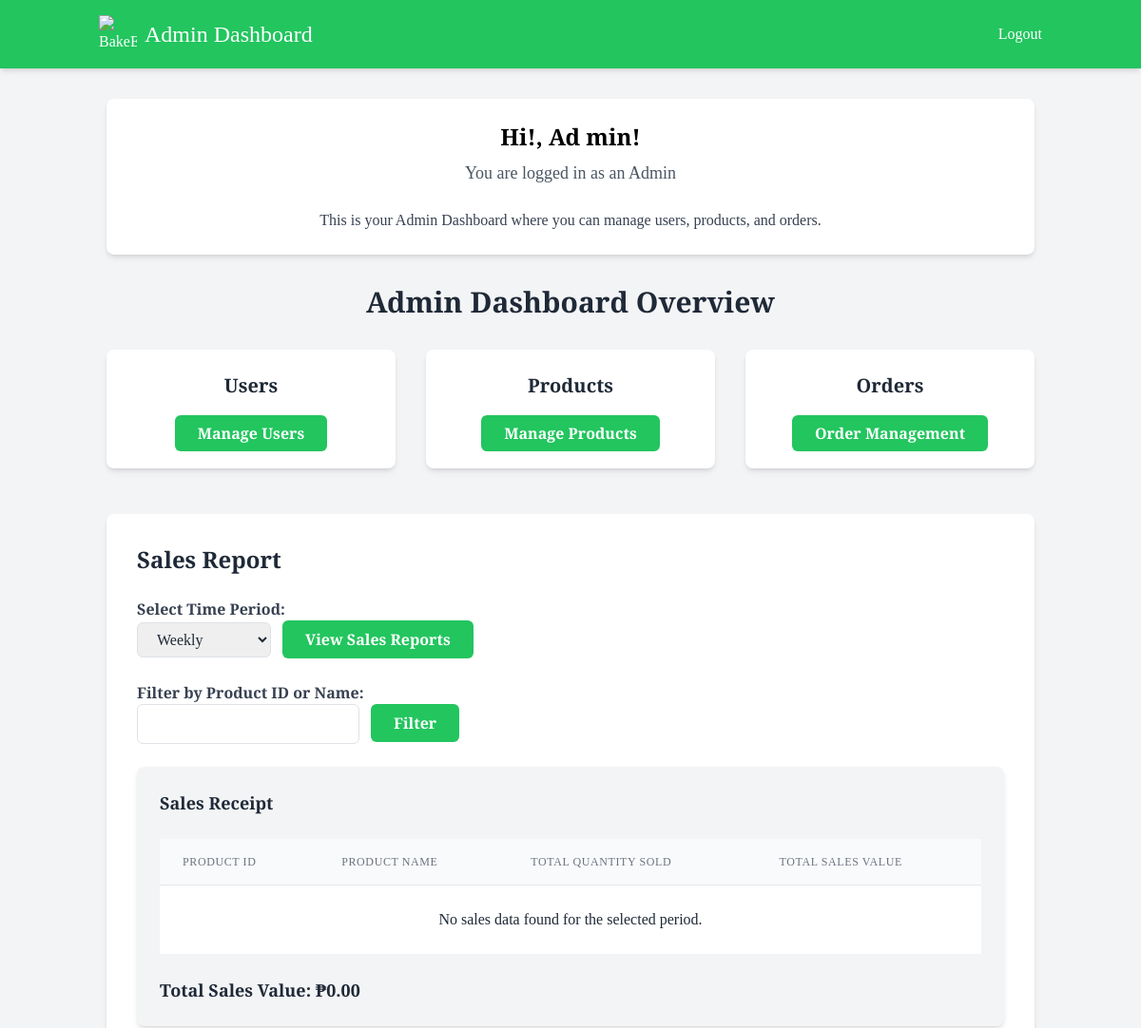
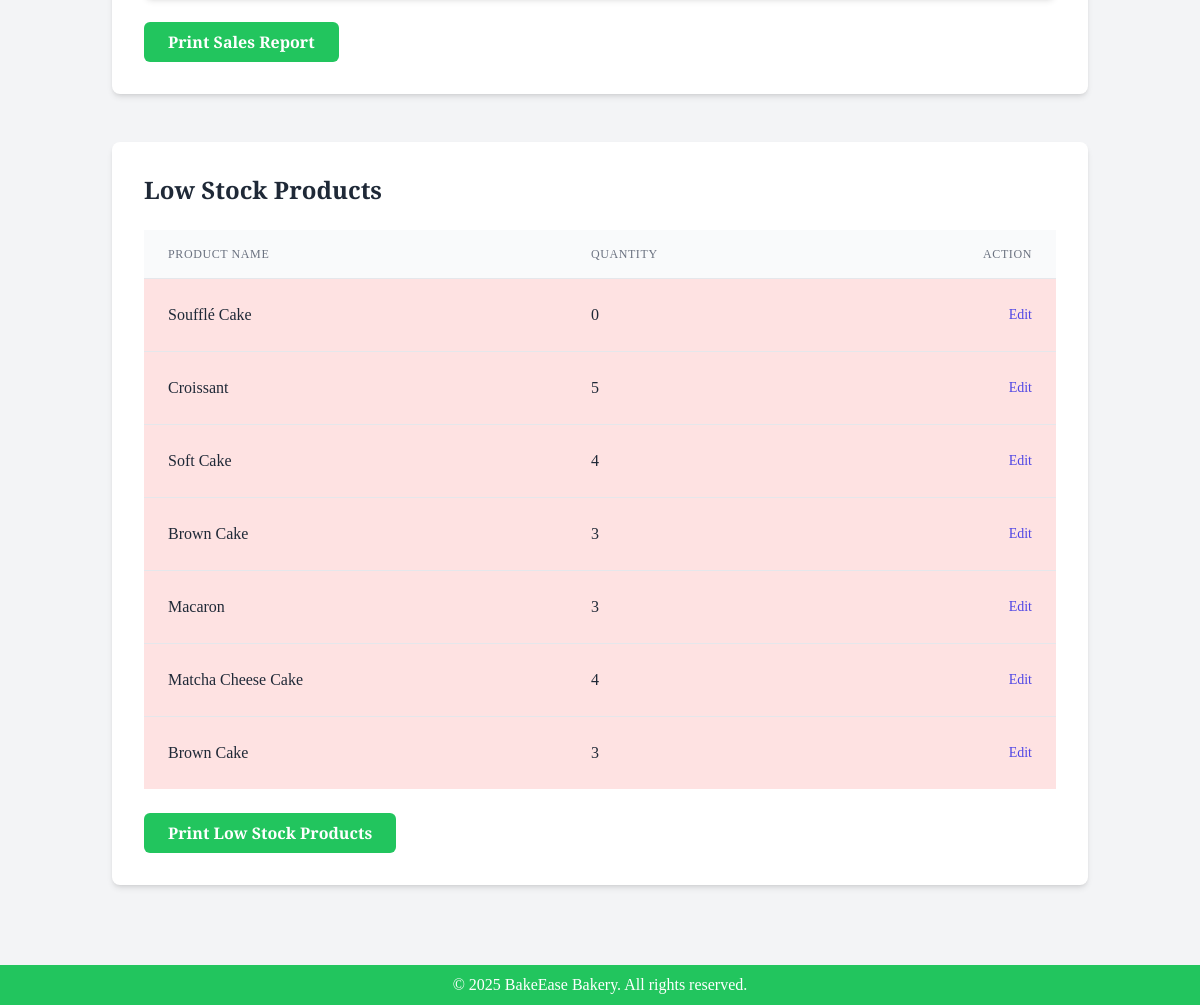
/views/admin/admin_dashboard.php (signed in), run on the app's committed database (2 pictures, top to bottom).
### tables this page shows
CREATE TABLE `products` (
  `id` int(11) NOT NULL,
  `name` varchar(255) NOT NULL,
  `description` text NOT NULL,
  `price` decimal(10,2) NOT NULL,
  `image` varchar(255) NOT NULL,
  `category_id` int(11) DEFAULT NULL,
  `featured` tinyint(1) DEFAULT 0,
  `quantity` int(11) DEFAULT 0
);

### Classes/Database.php (called while the page is built, shortened)
<?php
class Database {
    private $servername = "localhost";
    private $username = "root";
    private $password = "";
    private $dbname = "bakery_oop";
    public function __construct() {
        $this->conn = new mysqli($this->servername, $this->username, $this->password, $this->dbname);
    }
}
?>

### Classes/AdminProduct.php (called while the page is built, shortened)
<?php
require_once "Database.php";
class AdminProduct extends Database {
    public function getLowStockProducts($threshold) {
      $sql = "SELECT * FROM products WHERE quantity <= ?";
      $stmt = $this->conn->prepare($sql);
      $stmt->bind_param("i", $threshold);
      if ($stmt->execute()) {
          $result = $stmt->get_result();
          $lowStockProducts = $result->fetch_all(MYSQLI_ASSOC);
          return $lowStockProducts;
      } else {
          $this->error = "Error executing statement: " . $stmt->error;
          $stmt->close();
          return false;
      }
  }
}
?>

### views/admin/admin_dashboard.php (the view, shortened to what this page needs)
<?php
include_once '../../classes/AdminProduct.php';
$adminProduct = new AdminProduct();
$lowStockThreshold = 10;
$lowStockProducts = $adminProduct->getLowStockProducts($lowStockThreshold);
$timePeriod = 'weekly';
$salesData = [];
$totalSalesValue = 0;
$productFilter = '';
?>
<!DOCTYPE html>
<html lang="en">
<head>
    <script src="https://cdn.tailwindcss.com"></script>
    <link href="https://cdn.jsdelivr.net/npm/bootstrap@5.3.3/dist/css/bootstrap.min.css" rel="stylesheet">
</head>
<body class="bg-gray-100 text-gray-800 font-bembo">
    <header class="bg-green-500 text-white shadow-md py-3">
    <div class="container mx-auto px-3 flex justify-between items-center">
            <div class="logo flex items-center">
                <img src="https://img.icons8.com/doodle/48/000000/bread.png" alt="BakeEase Logo" class="w-10 h-10 mr-2">
                <h1 class="text-2xl font-bembo">Admin Dashboard</h1>
            </div>
            <nav>
                <ul class="flex space-x-6">
                    <li><a href="../../actions/logout_admin.php" class="hover:text-accent transition-colors">Logout</a></li>
                </ul>
            </nav>
        </div>
    </header>
    <main class="container mx-auto px-4 py-8">
    <div class="bg-white p-6 rounded-lg shadow-md mb-8">
        <h2 class="text-2xl font-bold text-black text-center mb-2 font-bembo">Hi!, <?php echo htmlspecialchars($_SESSION['user_name']); ?>!</h2>
        <h3 class="text-lg text-gray-600 text-center mb-4 font-bembo">You are logged in as an Admin</h3>
        <p class="text-center text-gray-700 font-bembo">This is your Admin Dashboard where you can manage users, products, and orders.</p>
    </div>
    <h2 class="text-3xl font-bold text-center mb-8 font-bembo">Admin Dashboard Overview</h2>
        <div class="grid grid-cols-1 md:grid-cols-3 gap-8 mb-12">
            <div class="bg-white p-6 rounded-lg shadow-md text-center">
                <h3 class="text-xl font-semibold mb-4">Users</h3>
                <a href="manage_users.php" class="bg-green-500 text-white font-bold py-2 px-4 rounded hover:bg-green-600 transition-colors">Manage Users</a>
            </div>
            <div class="bg-white p-6 rounded-lg shadow-md text-center">
                <h3 class="text-xl font-semibold mb-4">Products</h3>
                <a href="manage_products.php" class="bg-green-500 text-white font-bold py-2 px-4 rounded hover:bg-green-600 transition-colors">Manage Products</a>
            </div>
            <div class="bg-white p-6 rounded-lg shadow-md text-center">
                <h3 class="text-xl font-semibold mb-4">Orders</h3>
                <a href="manage_orders.php" class="bg-green-500 text-white font-bold py-2 px-4 rounded hover:bg-green-600 transition-colors">Order Management</a>
            </div>
        </div>
        <section class="sales-report bg-white p-8 rounded-lg shadow-md">
            <h2 class="text-2xl font-bold mb-6">Sales Report</h2>
            <form method="get" action="" class="mb-6">
                <label for="time_period" class="block text-gray-700 font-bold">Select Time Period:</label>
                <select name="time_period" id="time_period" class="border rounded px-3 py-2 focus:outline-none focus:ring-2 focus:ring-primary">
                    <option value="weekly" <?= ($timePeriod == 'weekly') ? 'selected' : ''; ?>>Weekly</option>
                </select>
                <button type="submit" class="bg-green-500 text-white font-bold py-2 px-4 rounded ml-2 hover:bg-green-600 transition-colors">View Sales Reports</button>
            </form>
            <form method="get" action="" class="mb-6">
                <label for="product_filter" class="block text-gray-700 font-bold">Filter by Product ID or Name:</label>
                <input type="text" name="product_filter" id="product_filter" value="<?= htmlspecialchars($productFilter) ?>" class="border rounded px-3 py-2 focus:outline-none focus:ring-2 focus:ring-primary">
                <button type="submit" class="bg-green-500 text-white font-bold py-2 px-4 rounded ml-2 hover:bg-green-600 transition-colors">Filter</button>
            </form>
            <div class="receipt bg-gray-100 p-4 rounded-lg shadow-md">
                <h3 class="text-lg font-semibold mb-4">Sales Receipt</h3>
                <div class="receipt-content">
                    <div class="overflow-x-auto" id="sales-report-table">
                        <table class="min-w-full divide-y divide-gray-200 table-auto">
                            <thead>
                                <tr>
                                    <th class="px-6 py-3 bg-gray-50 text-left text-xs font-medium text-gray-500 uppercase tracking-wider">Product ID</th>
                                    <th class="px-6 py-3 bg-gray-50 text-left text-xs font-medium text-gray-500 uppercase tracking-wider">Product Name</th>
                                    <th class="px-6 py-3 bg-gray-50 text-left text-xs font-medium text-gray-500 uppercase tracking-wider">Total Quantity Sold</th>
                                    <th class="px-6 py-3 bg-gray-50 text-left text-xs font-medium text-gray-500 uppercase tracking-wider">Total Sales Value</th>
                                </tr>
                            </thead>
                            <tbody class="bg-white divide-y divide-gray-200">
                                <?php if (!empty($salesData)): ?>
                                    <?php foreach ($salesData as $row): ?>
                                        <tr>
                                            <td class="px-6 py-4 whitespace-nowrap"><?= htmlspecialchars($row['id']) ?></td>
                                            <td class="px-6 py-4 whitespace-nowrap"><?= htmlspecialchars($row['name']) ?></td>
                                            <td class="px-6 py-4 whitespace-nowrap"><?= $row['total_quantity_sold'] ?></td>
                                            <td class="px-6 py-4 whitespace-nowrap">P<?= number_format($row['total_sales_value'], 2) ?></td>
                                        </tr>
                                    <?php endforeach; ?>
                                <?php else: ?>
                                    <tr>
                                        <td colspan="4" class="px-6 py-4 whitespace-nowrap text-center">No sales data found for the selected period.</td>
                                    </tr>
                                <?php endif; ?>
                            </tbody>
                        </table>
                    </div>
                    <div id="total-sales-value" class="mt-4">
                        <h3 class="text-lg font-semibold">Total Sales Value: ₱<?= number_format($totalSalesValue, 2) ?></h3>
                    </div>
                </div>
            </div>
            <button onclick="printTable('sales-report-table', true)" class="bg-green-500 text-white font-bold py-2 px-4 rounded mt-4 hover:bg-green-600 transition-colors">Print Sales Report</button>
        </section>
        <section class="low-stock bg-white p-8 rounded-lg shadow-md mt-12">
            <h2 class="text-2xl font-bold mb-6">Low Stock Products</h2>
            <div id="low-stock-table">
                <?php if ($lowStockProducts !== false && !empty($lowStockProducts)): ?>
                    <table class="min-w-full divide-y divide-gray-200 table-auto">
                        <thead>
                            <tr>
                                <th class="px-6 py-3 bg-gray-50 text-left text-xs font-medium text-gray-500 uppercase tracking-wider">Product Name</th>
                                <th class="px-6 py-3 bg-gray-50 text-left text-xs font-medium text-gray-500 uppercase tracking-wider">Quantity</th>
                                <th class="px-6 py-3 bg-gray-50 text-right text-xs font-medium text-gray-500 uppercase tracking-wider">Action</th>
                            </tr>
                        </thead>
                        <tbody class="bg-white divide-y divide-gray-200">
                            <?php foreach ($lowStockProducts as $product): ?>
                                <tr class="<?php echo ($product['quantity'] <= 5) ? 'bg-red-100' : 'bg-white'; ?>">
                                    <td class="px-6 py-4 whitespace-nowrap"><?= htmlspecialchars($product['name']) ?></td>
                                    <td class="px-6 py-4 whitespace-nowrap"><?= $product['quantity'] ?></td>
                                    <td class="px-6 py-4 whitespace-nowrap text-right text-sm font-medium">
                                        <a href="edit_product.php?id=<?= $product['id'] ?>" class="text-indigo-600 hover:text-indigo-900">Edit</a>
                                    </td>
                                </tr>
                            <?php endforeach; ?>
                        </tbody>
                    </table>
                <?php elseif ($lowStockProducts === false): ?>
                    <p class="text-red-500">Error fetching low stock products: <?= $adminProduct->getError() ?></p>
                <?php else: ?>
                    <p>No products are currently low in stock.</p>
                <?php endif; ?>
            </div>
            <button onclick="printTable('low-stock-table', false)" class="bg-green-500 text-white font-bold py-2 px-4 rounded mt-4 hover:bg-green-600 transition-colors">Print Low Stock Products</button>
        </section>
    </main>
    <footer class="bg-green-500 text-white mt-12 py-2">
        <div class="container mx-auto px-2">
        <p class="text-center">© 2025 BakeEase Bakery. All rights reserved.</p>        </div>
    </footer>
</body>
</html>

### data on the page
products: name "Soufflé Cake", quantity "0"
products: name "Croissant", quantity "5"
products: name "Soft Cake", quantity "4"
products: name "Brown Cake", quantity "3"
products: name "Macaron", quantity "3"
products: name "Matcha Cheese Cake", quantity "4"
products: name "Brown Cake", quantity "3"

### other printed values
$_SESSION['user_name'] "Ad min"
$totalSalesValue "0.00"
